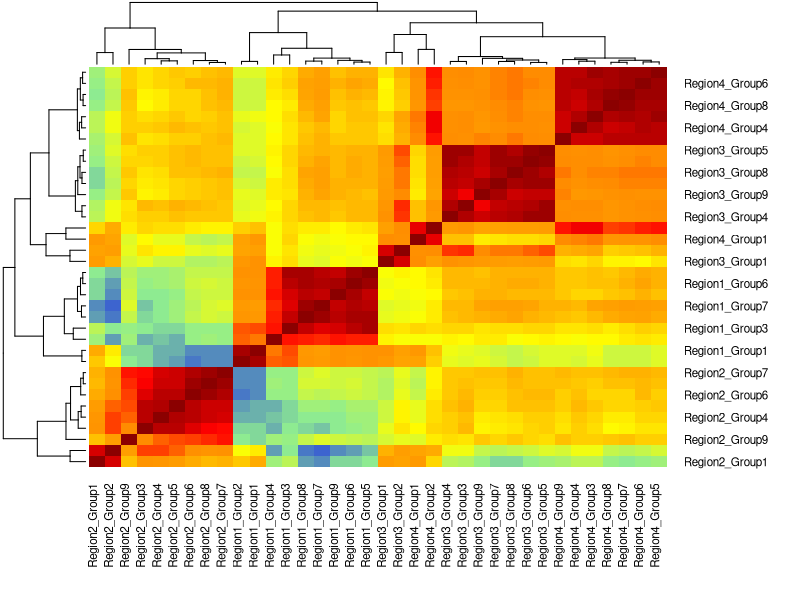

Here is the R script that generated this plot: (Note: this script raises an error after producing the figure.)

library(corrplot)
library(gplots)

mat_val <- read.table("Input_Matrix.csv", header = T, sep="\t", row.names=1)
data.m <- as.matrix(mat_val)

col <- colorRampPalette(c("white","darkblue","blue", "lightgreen","yellow", "orange","darkorange","red","darkred"))(100)
corr_mat=cor(data.m)

tiff("corrPlot.png",units="in",width=15,height=15,res=300)
heatmap.2(corr_mat,col= col,dendrogram ="both",trace='none',margin = c(8,8),keysize = 0.5)
dev.off()

heatmap(corr_mat,col=col,symm=TRUE)
corrplot(corr_mat,method="color",order="hclust",col=col,cl.lim=c(-0.6,1))
